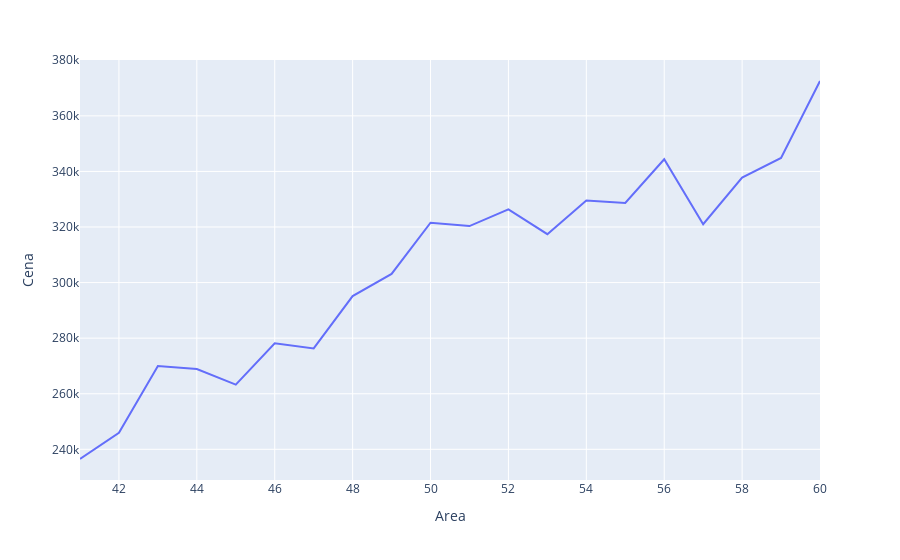

The notebook cell saved with this chart:
### Code cell
from data import calc_avg_price_per_area

avg_price_per_area = calc_avg_price_per_area(data)
fig = go.Figure(data=px.line(avg_price_per_area, x="Area", y="Cena"))
fig.show()

### Figure 1 — Plotly figure (JSON) as saved in the notebook; plotly's stock layout.template omitted (floating-point values rounded to 4 significant figures)
{"data": [{"hovertemplate": "Area=%{x}<br>Cena=%{y}<extra></extra>", "legendgroup": "", "line": {"color": "#636efa", "dash": "solid"}, "mode": "lines", "name": "", "orientation": "v", "showlegend": false, "type": "scatter", "x": [41, 42, 43, 44, 45, 46, 47, 48, 49, 50, 51, 52, 53, 54, 55, 56, 57, 58, 59, 60], "xaxis": "x", "y": [236500.0, 245900.0, 270000.0, 268900.0, 263300.0, 278100.0, 276300.0, 295100.0, 303100.0, 321600.0, 320300.0, 326300.0, 317400.0, 329600.0, 328600.0, 344400.0, 321000.0, 337800.0, 344800.0, 372500.0], "yaxis": "y"}], "layout": {"legend": {"tracegroupgap": 0}, "margin": {"t": 60}, "xaxis": {"anchor": "y", "domain": [0, 1], "title": {"text": "Area"}}, "yaxis": {"anchor": "x", "domain": [0, 1], "title": {"text": "Cena"}}}}
